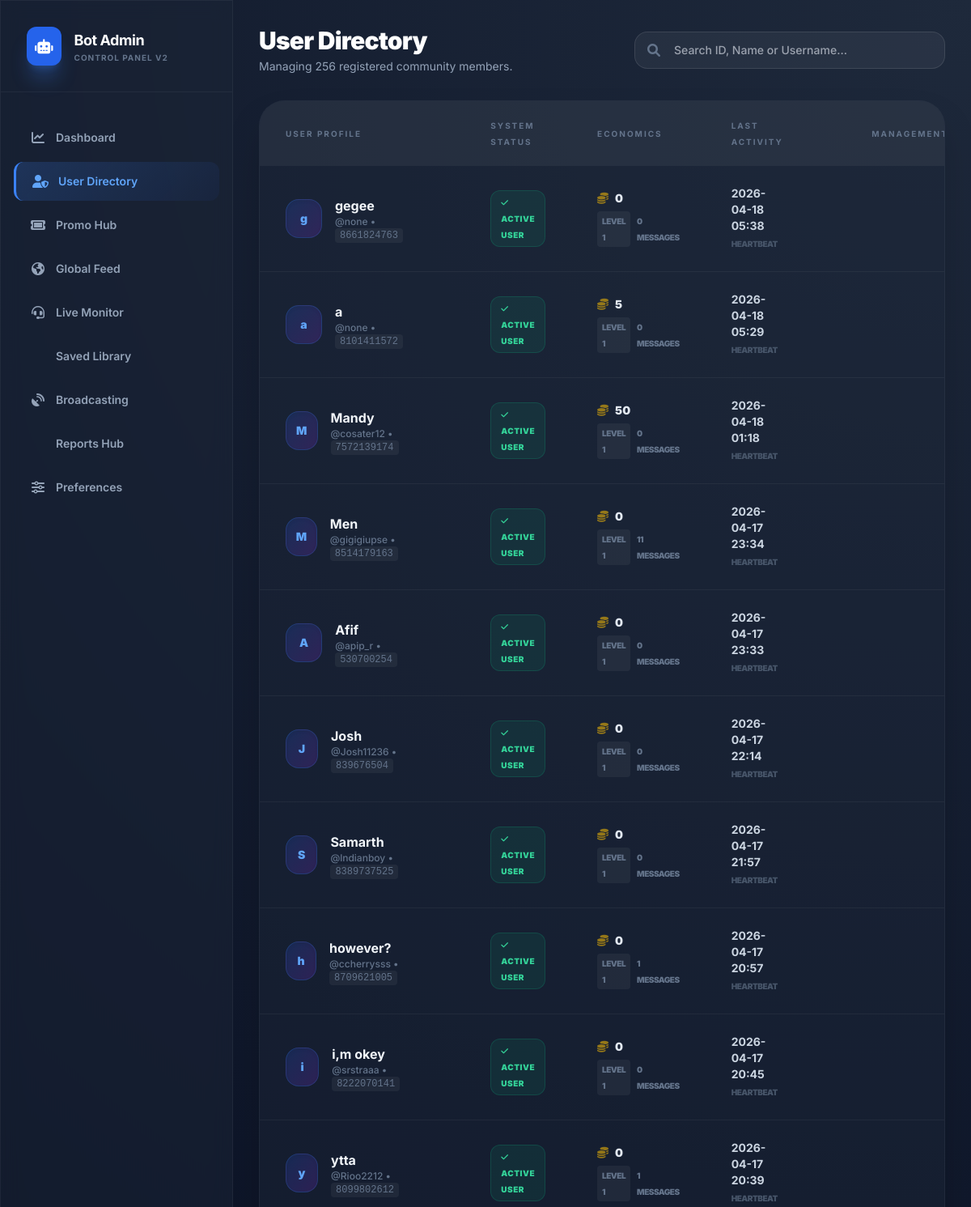
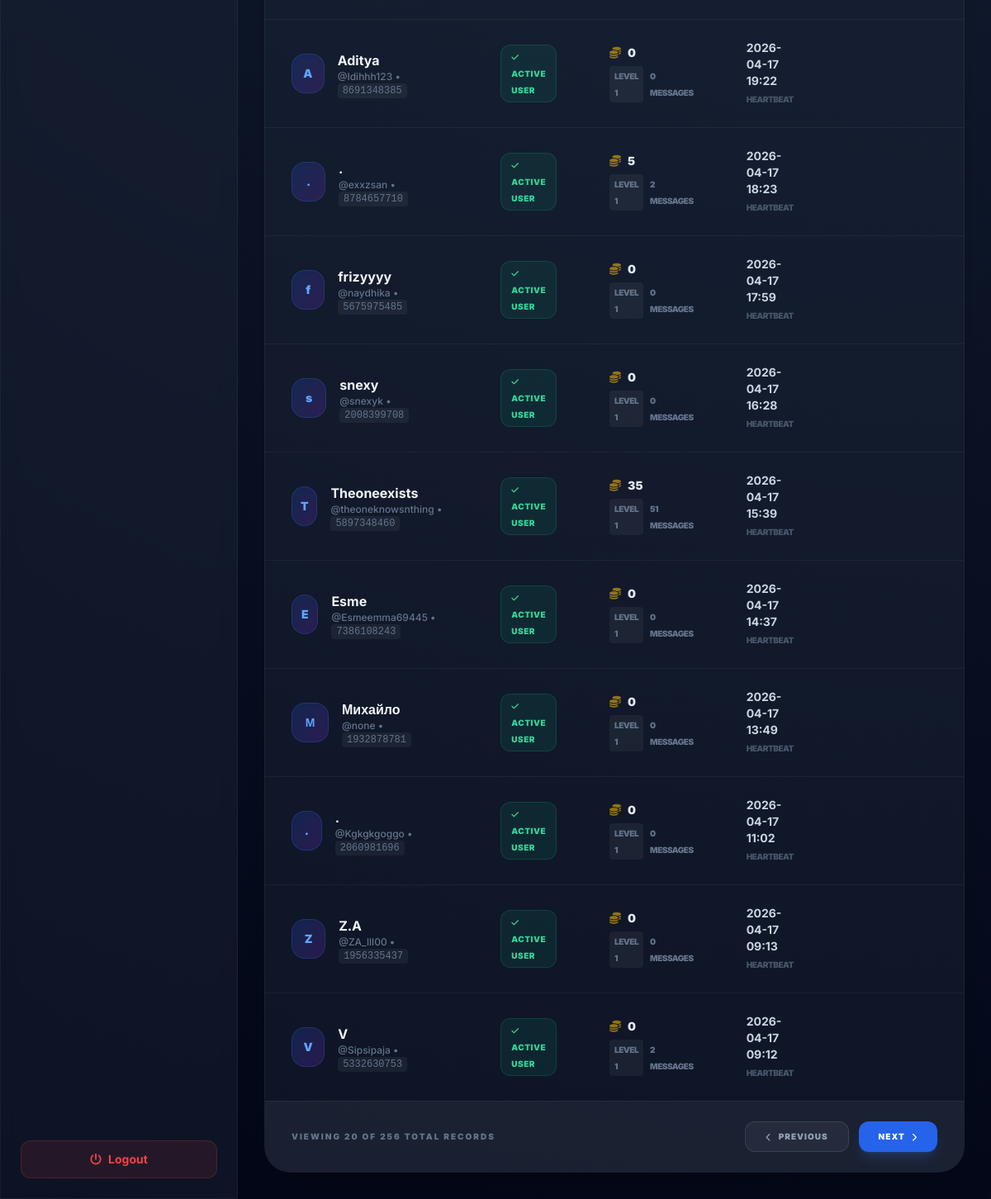
Screenshot of /users?page=3&search= (signed in) with the database file from the repository (2 pictures, top to bottom).
### tables this page shows
CREATE TABLE users (
                user_id INTEGER PRIMARY KEY,
                username TEXT DEFAULT '',
                first_name TEXT DEFAULT '',
                last_name TEXT DEFAULT '',
                gender TEXT DEFAULT '',
                age INTEGER DEFAULT 0,
                interests TEXT DEFAULT '',
                language TEXT DEFAULT 'en',
                gender_pref TEXT DEFAULT 'any',
                is_banned INTEGER DEFAULT 0,
                is_vip INTEGER DEFAULT 0,
                ban_reason TEXT DEFAULT '',
                total_chats INTEGER DEFAULT 0,
                total_messages INTEGER DEFAULT 0,
                rating_sum INTEGER DEFAULT 0,
                rating_count INTEGER DEFAULT 0,
                last_active INTEGER DEFAULT 0,
                last_partner_id INTEGER DEFAULT 0,
                flood_count INTEGER DEFAULT 0,
                flood_window_start INTEGER DEFAULT 0,
                coins INTEGER DEFAULT 0,
                xp INTEGER DEFAULT 0,
                level INTEGER DEFAULT 1,
                referral_code TEXT DEFAULT '',
                referred_by INTEGER DEFAULT 0,
                last_daily_reward INTEGER DEFAULT 0,
                daily_chats_count INTEGER DEFAULT 0,
                daily_messages_count INTEGER DEFAULT 0,
                last_mission_reset INTEGER DEFAULT 0,
                created_at INTEGER DEFAULT 0,
                updated_at INTEGER DEFAULT 0
            , daily_streak INTEGER DEFAULT 0, media_ban_until INTEGER DEFAULT 0, latitude REAL DEFAULT 0.0, longitude REAL DEFAULT 0.0, country TEXT DEFAULT '', city TEXT DEFAULT '', match_region TEXT DEFAULT 'global', referral_reward_paid INTEGER DEFAULT 0, referral_cash REAL DEFAULT 0.0);

### web_admin/app.py (the view)
@app.route('/users')
@login_required
def users_list():
    page = request.args.get('page', 1, type=int)
    search = request.args.get('search', '').strip()
    limit = 20
    offset = (page - 1) * limit
    c = db.conn.cursor()
    if search:
        if search.isdigit():
            c.execute("SELECT * FROM users WHERE user_id = ? OR first_name LIKE ? ORDER BY last_active DESC LIMIT ? OFFSET ?", (int(search), f"%{search}%", limit, offset))
        else:
            c.execute("SELECT * FROM users WHERE first_name LIKE ? OR username LIKE ? ORDER BY last_active DESC LIMIT ? OFFSET ?", (f"%{search}%", f"%{search}%", limit, offset))
        count_c = db.conn.cursor()
        if search.isdigit():
            count_c.execute("SELECT COUNT(*) FROM users WHERE user_id = ? OR first_name LIKE ?", (int(search), f"%{search}%"))
        else:
            count_c.execute("SELECT COUNT(*) FROM users WHERE first_name LIKE ? OR username LIKE ?", (f"%{search}%", f"%{search}%"))
        total_items = count_c.fetchone()[0]
    else:
        c.execute("SELECT * FROM users ORDER BY last_active DESC LIMIT ? OFFSET ?", (limit, offset))
        total_items = db.get_user_count()
    total_pages = (total_items + limit - 1) // limit
    users = [dict(row) for row in c.fetchall()]
    for u in users:
        if u['first_name'] and len(u['first_name']) > 50:
            u['first_name'] = u['first_name'][:47] + "..."
        if u['username'] and len(u['username']) > 50:
            u['username'] = u['username'][:47] + "..."
    return render_template('users.html', users=users, page=page, total_pages=total_pages, search=search, total_items=total_items)

### database.py (called while the page is built)
    def get_user_count(self):
        c = self.conn.cursor()
        c.execute("SELECT COUNT(*) as cnt FROM users")
        return c.fetchone()['cnt']

### web_admin/app.py (called while the page is built)
@app.template_filter('datetime')
def format_datetime(value):
    return time.strftime('%Y-%m-%d %H:%M', time.localtime(value))

def login_required(f):
    @wraps(f)
    def decorated_function(*args, **kwargs):
        if not session.get('logged_in'):
            return redirect(url_for('login', next=request.url))
        return f(*args, **kwargs)
    return decorated_function

### web_admin/templates/users.html (shortened to what this page needs)
{% extends "layout.html" %}
{% block content %}
<div class="space-y-8 fade-in">
    <div class="flex flex-col md:flex-row md:items-center justify-between gap-6">
        <div>
            <h2 class="text-3xl font-black text-white tracking-tight">User Directory</h2>
            <p class="text-slate-400 mt-1 text-sm">Managing {{ total_items }} registered community members.</p>
        </div>
        <form action="{{ url_for('users_list') }}" method="GET" class="flex w-full md:w-96">
            <div class="relative w-full group">
                <i class="fa-solid fa-magnifying-glass absolute left-4 top-1/2 -translate-y-1/2 text-slate-500 group-focus-within:text-blue-500 transition-colors"></i>
                <input type="text" name="search" value="{{ search }}" placeholder="Search ID, Name or Username..."
                       class="w-full bg-white/5 border border-white/10 rounded-2xl pl-12 pr-4 py-3 outline-none focus:border-blue-500 focus:ring-1 focus:ring-blue-500 transition-all text-sm font-medium">
            </div>
        </form>
    </div>
    <div class="glass rounded-[32px] overflow-hidden border border-white/5 shadow-2xl">
        <div class="overflow-x-auto text-sm">
            <table class="w-full text-left">
                <thead>
                    <tr class="bg-white/5 text-slate-500 text-[10px] uppercase tracking-[0.2em] font-black">
                        <th class="px-8 py-5">User Profile</th>
                        <th class="px-8 py-5">System Status</th>
                        <th class="px-8 py-5">Economics</th>
                        <th class="px-8 py-5">Last Activity</th>
                        <th class="px-8 py-5 text-right">Management</th>
                    </tr>
                </thead>
                <tbody class="divide-y divide-white/5">
                    {% for user in users %}
                    <tr class="hover:bg-white/5 transition-colors group">
                        <td class="px-8 py-6">
                            <div class="flex items-center gap-4">
                                <div class="w-12 h-12 rounded-2xl bg-gradient-to-br from-blue-600/20 to-purple-600/20 flex items-center justify-center font-black text-blue-400 border border-blue-500/20 shadow-inner">
                                    {{ user.first_name[0] if user.first_name else '?' }}
                                </div>
                                <div>
                                    <p class="font-bold text-slate-100 text-base">{{ user.first_name or 'Unknown User' }}</p>
                                    <p class="text-xs text-slate-500 font-medium">@{{ user.username or 'none' }} • <code class="bg-white/5 px-1.5 py-0.5 rounded">{{ user.user_id }}</code></p>
                                </div>
                            </div>
                        </td>
                        <td class="px-8 py-6">
                            <div class="flex flex-wrap gap-2">
                                {% if user.is_banned %}
                                <span class="bg-red-500/10 text-red-400 px-3 py-1 rounded-xl text-[10px] font-black uppercase tracking-wider border border-red-500/20">
                                    <i class="fa-solid fa-ban mr-1"></i> Restricted
                                </span>
                                {% else %}
                                <span class="bg-emerald-500/10 text-emerald-400 px-3 py-1 rounded-xl text-[10px] font-black uppercase tracking-wider border border-emerald-500/20">
                                    <i class="fa-solid fa-check mr-1"></i> Active User
                                </span>
                                {% endif %}
                            </div>
                        </td>
                        <td class="px-8 py-6">
                            <div class="space-y-1.5">
                                <div class="flex items-center gap-2 text-slate-200 font-black text-sm">
                                    <i class="fa-solid fa-coins text-yellow-500/60"></i>
                                    <span>{{ user.coins }}</span>
                                </div>
                                <div class="flex items-center gap-2 text-slate-500 text-[10px] font-black uppercase tracking-tighter">
                                    <span class="bg-white/5 px-1.5 py-0.5 rounded">Level {{ user.level or 1 }}</span>
                                    <span>{{ user.total_messages }} Messages</span>
                                </div>
                            </div>
                        </td>
                        <td class="px-8 py-6">
                            <p class="text-slate-300 font-bold mb-0.5">{{ user.last_active|datetime }}</p>
                            <p class="text-[10px] text-slate-600 font-black uppercase tracking-tighter">Heartbeat</p>
                        </td>
                        <td class="px-8 py-6">
                        </td>
                    </tr>
                    {% else %}
                    <tr>
                        <td colspan="5" class="px-8 py-20 text-center text-slate-600 font-bold uppercase tracking-widest bg-white/5">No Match Found</td>
                    </tr>
                    {% endfor %}
                </tbody>
            </table>
        </div>
        <div class="px-8 py-6 border-t border-white/5 bg-white/5 flex flex-col md:flex-row items-center justify-between gap-4">
            <p class="text-[10px] text-slate-500 font-black uppercase tracking-[0.2em]">Viewing {{ users|length }} of {{ total_items }} total records</p>
            <div class="flex gap-3">
                {% if page > 1 %}
                <a href="{{ url_for('users_list', page=page-1, search=search) }}" class="px-6 py-2.5 bg-white/5 hover:bg-white/10 rounded-xl text-[10px] font-black uppercase tracking-widest transition-all border border-white/10 text-slate-400 hover:text-white flex items-center gap-2">
                    <i class="fa-solid fa-chevron-left"></i> Previous
                </a>
                {% endif %}
                {% if page < total_pages %}
                <a href="{{ url_for('users_list', page=page+1, search=search) }}" class="px-6 py-2.5 bg-blue-600 hover:bg-blue-500 rounded-xl text-[10px] font-black uppercase tracking-widest transition-all shadow-lg shadow-blue-500/20 text-white flex items-center gap-2">
                    Next <i class="fa-solid fa-chevron-right"></i>
                </a>
                {% endif %}
            </div>
        </div>
    </div>
</div>
{% endblock %}

### web_admin/templates/layout.html (style rules this page uses)
body { background: radial-gradient(circle at top right, #1e293b, #0f172a, #020617); color: #f8fafc; font-family: 'Inter', sans-serif; }
.glass { background: rgba(30, 41, 59, 0.4); backdrop-filter: blur(12px); border: 1px solid rgba(255, 255, 255, 0.05); }
.fade-in { animation: fadeIn 0.4s ease-out forwards; }

### rows the page displays
users: first_name "g", first_name "gegee", username "none", user_id "8661824763", is_banned 0 (drawn), coins "0", level "1", total_messages "0", last_active "2026-04-18 05:38"
users: first_name "a", username "none", user_id "8101411572", is_banned 0 (drawn), coins "5", level "1", total_messages "0", last_active "2026-04-18 05:29"
users: first_name "M", first_name "Mandy", username "cosater12", user_id "7572139174", is_banned 0 (drawn), coins "50", level "1", total_messages "0", last_active "2026-04-18 01:18"
users: first_name "M", first_name "Men", username "gigigiupse", user_id "8514179163", is_banned 0 (drawn), coins "0", level "1", total_messages "11", last_active "2026-04-17 23:34"
users: first_name "A", first_name "Afif", username "apip_r", user_id "530700254", is_banned 0 (drawn), coins "0", level "1", total_messages "0", last_active "2026-04-17 23:33"
users: first_name "J", first_name "Josh", username "Josh11236", user_id "839676504", is_banned 0 (drawn), coins "0", level "1", total_messages "0", last_active "2026-04-17 22:14"
users: first_name "S", first_name "Samarth", username "lndianboy", user_id "8389737525", is_banned 0 (drawn), coins "0", level "1", total_messages "0", last_active "2026-04-17 21:57"
users: first_name "h", first_name "however?", username "ccherrysss", user_id "8709621005", is_banned 0 (drawn), coins "0", level "1", total_messages "1", last_active "2026-04-17 20:57"
users: first_name "i", first_name "i,m okey", username "srstraaa", user_id "8222070141", is_banned 0 (drawn), coins "0", level "1", total_messages "0", last_active "2026-04-17 20:45"
users: first_name "y", first_name "ytta", username "Rioo2212", user_id "8099802612", is_banned 0 (drawn), coins "0", level "1", total_messages "1", last_active "2026-04-17 20:39"
users: first_name "A", first_name "Aditya", username "Idihhh123", user_id "8691348385", is_banned 0 (drawn), coins "0", level "1", total_messages "0", last_active "2026-04-17 19:22"
users: first_name ".", username "exxzsan", user_id "8784657710", is_banned 0 (drawn), coins "5", level "1", total_messages "2", last_active "2026-04-17 18:23"
users: first_name "f", first_name "frizyyyy", username "naydhika", user_id "5675975485", is_banned 0 (drawn), coins "0", level "1", total_messages "0", last_active "2026-04-17 17:59"
users: first_name "s", first_name "snexy", username "snexyk", user_id "2008399708", is_banned 0 (drawn), coins "0", level "1", total_messages "0", last_active "2026-04-17 16:28"
users: first_name "T", first_name "Theoneexists", username "theoneknowsnthing", user_id "5897348460", is_banned 0 (drawn), coins "35", level "1", total_messages "51", last_active "2026-04-17 15:39"
users: first_name "E", first_name "Esme", username "Esmeemma69445", user_id "7386108243", is_banned 0 (drawn), coins "0", level "1", total_messages "0", last_active "2026-04-17 14:37"
users: first_name "М", first_name "Михайло", username "none", user_id "1932878781", is_banned 0 (drawn), coins "0", level "1", total_messages "0", last_active "2026-04-17 13:49"
users: first_name ".", username "Kgkgkgoggo", user_id "2060981696", is_banned 0 (drawn), coins "0", level "1", total_messages "0", last_active "2026-04-17 11:02"
users: first_name "Z", first_name "Z.A", username "ZA_lll00", user_id "1956335437", is_banned 0 (drawn), coins "0", level "1", total_messages "0", last_active "2026-04-17 09:13"
users: first_name "V", username "Sipsipaja", user_id "5332630753", is_banned 0 (drawn), coins "0", level "1", total_messages "2", last_active "2026-04-17 09:12"

### other values shown
{{ total_items }} "256"
{{ users|length }} "20"
